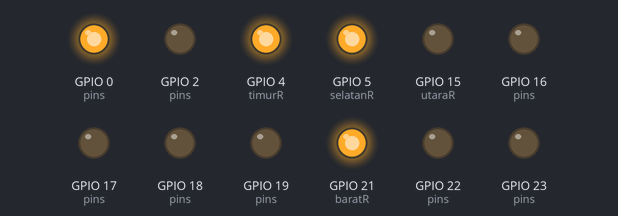
A sketch run on a simulated ESP32. On the bench: output pins drawn as LEDs (lit = HIGH).

Above: at 0.1 s.
At 6.83 s:
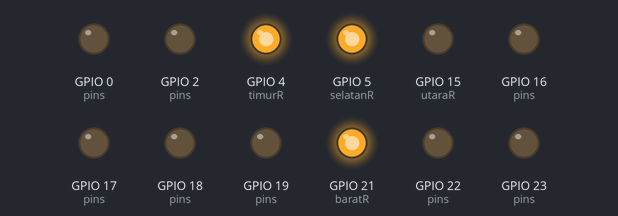
At 14.0 s:
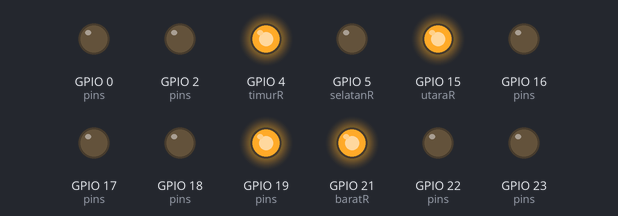
At 21.0 s:
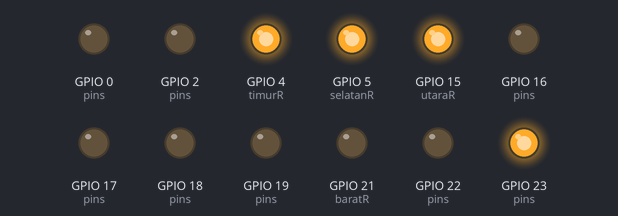
At 27.82 s:
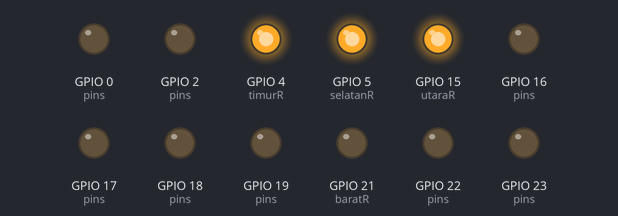
At 35.0 s:
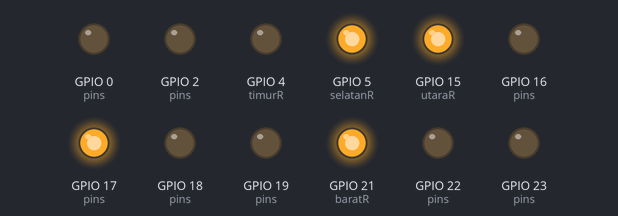
Timing chart, 0 to 40.0 s (numbered marks = the images above):
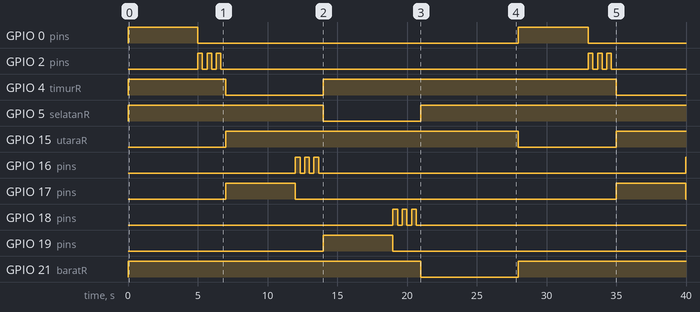

The sketch:

traffic-light_esp32.ino
```cpp
// Arah Utara
const int utaraR = 15;
const int utaraY = 2;
const int utaraG = 0;

// Arah Timur
const int timurR = 4;
const int timurY = 16;
const int timurG = 17;

// Arah Selatan
const int selatanR = 5;
const int selatanY = 18;
const int selatanG = 19;

// Arah Barat
const int baratR = 21;
const int baratY = 22;
const int baratG = 23;

void setup() {
  int pins[] = {utaraR, utaraY, utaraG, timurR, timurY, timurG,
                selatanR, selatanY, selatanG, baratR, baratY, baratG};

  for (int i = 0; i < 12; i++) {
    pinMode(pins[i], OUTPUT);
    digitalWrite(pins[i], LOW);
  }

  digitalWrite(utaraR, HIGH);
  digitalWrite(timurR, HIGH);
  digitalWrite(selatanR, HIGH);
  digitalWrite(baratR, HIGH);
}

void loop() {

  aktifkanSimpang(utaraR, utaraY, utaraG);
  aktifkanSimpang(timurR, timurY, timurG);
  aktifkanSimpang(selatanR, selatanY, selatanG);
  aktifkanSimpang(baratR, baratY, baratG);
}

void aktifkanSimpang(int pinMerah, int pinKuning, int pinHijau) {
  digitalWrite(pinMerah, LOW);

  digitalWrite(pinHijau, HIGH);
  delay(5000);
  digitalWrite(pinHijau, LOW);

  for(int i = 0; i < 3; i++) {
    digitalWrite(pinKuning, HIGH);
    delay(333);
    digitalWrite(pinKuning, LOW);
    delay(333);
  }

  digitalWrite(pinMerah, HIGH);
}
```

Measured:
- by itself, GPIO 0 (pins), GPIO 17 (pins): alternates HIGH for 5.0 s and LOW for 23.0 s
- by itself, GPIO 2 (pins): LOW → HIGH at 5.0 s, → LOW 0.33 s later, → HIGH 0.33 s later, → LOW 0.33 s later, … (12 changes in this stretch)
- by itself, GPIO 4 (timurR): HIGH → LOW at 7.0 s, → HIGH 7.0 s later, → LOW 21.0 s later
- by itself, GPIO 5 (selatanR): HIGH → LOW at 14.0 s, → HIGH 7.0 s later
- by itself, GPIO 15 (utaraR): LOW → HIGH at 7.0 s, → LOW 21.0 s later, → HIGH 7.0 s later
- by itself, GPIO 16 (pins): LOW → HIGH at 12.0 s, → LOW 0.33 s later, → HIGH 0.33 s later, → LOW 0.33 s later, … (7 changes in this stretch)
- by itself, GPIO 18 (pins): LOW → HIGH at 19.0 s, → LOW 0.33 s later, → HIGH 0.33 s later, → LOW 0.33 s later, … (6 changes in this stretch)
- by itself, GPIO 19 (pins): LOW → HIGH at 14.0 s, → LOW 5.0 s later
